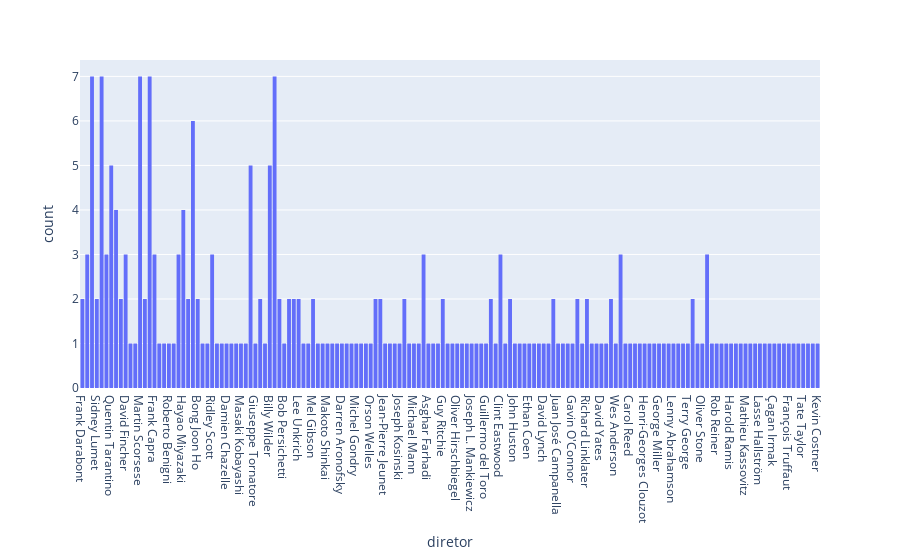

Notebook code for this chart:
### Code cell
fig = px.histogram(df, x='diretor', histfunc='count')
fig.show()

### Figure 1 — Plotly figure (JSON) as saved in the notebook; plotly's stock layout.template omitted (floating-point values rounded to 4 significant figures; data arrays with more than 128 entries replaced by an {"elided": "..."} marker saying what was removed)
{"data": [{"alignmentgroup": "True", "bingroup": "x", "histfunc": "count", "hovertemplate": "diretor=%{x}<br>count=%{y}<extra></extra>", "legendgroup": "", "marker": {"color": "#636efa", "pattern": {"shape": ""}}, "name": "", "offsetgroup": "", "orientation": "v", "showlegend": false, "type": "histogram", "x": {"elided": "250 str values"}, "xaxis": "x", "yaxis": "y"}], "layout": {"barmode": "relative", "legend": {"tracegroupgap": 0}, "margin": {"t": 60}, "xaxis": {"anchor": "y", "domain": [0, 1], "title": {"text": "diretor"}}, "yaxis": {"anchor": "x", "domain": [0, 1], "title": {"text": "count"}}}}
